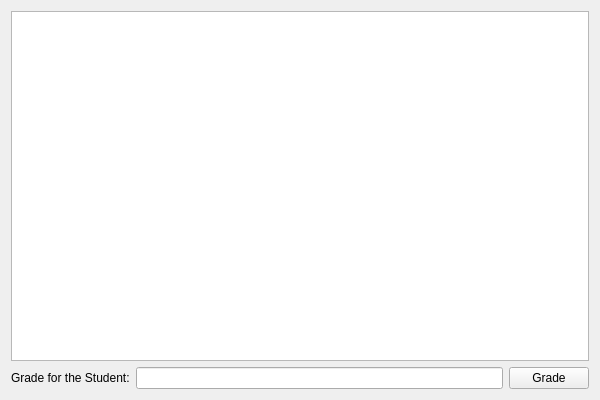
<?xml version="1.0" encoding="UTF-8"?>
<ui version="4.0">
 <class>GradingManagerClass</class>
 <widget class="QWidget" name="GradingManagerClass">
  <property name="geometry">
   <rect>
    <x>0</x>
    <y>0</y>
    <width>600</width>
    <height>400</height>
   </rect>
  </property>
  <property name="windowTitle">
   <string>GradingManager</string>
  </property>
  <layout class="QVBoxLayout" name="verticalLayout_2">
   <item>
    <layout class="QVBoxLayout" name="verticalLayout">
     <item>
      <widget class="QListWidget" name="listStudents"/>
     </item>
     <item>
      <layout class="QHBoxLayout" name="horizontalLayout">
       <item>
        <widget class="QLabel" name="labelGrade">
         <property name="text">
          <string>Grade for the Student:</string>
         </property>
        </widget>
       </item>
       <item>
        <widget class="QLineEdit" name="lineEditGrade"/>
       </item>
       <item>
        <widget class="QPushButton" name="buttonGrade">
         <property name="text">
          <string>Grade</string>
         </property>
        </widget>
       </item>
      </layout>
     </item>
    </layout>
   </item>
  </layout>
 </widget>
 <layoutdefault spacing="6" margin="11"/>
 <resources>
  <include location="gradingmanager.qrc"/>
 </resources>
 <connections/>
</ui>
